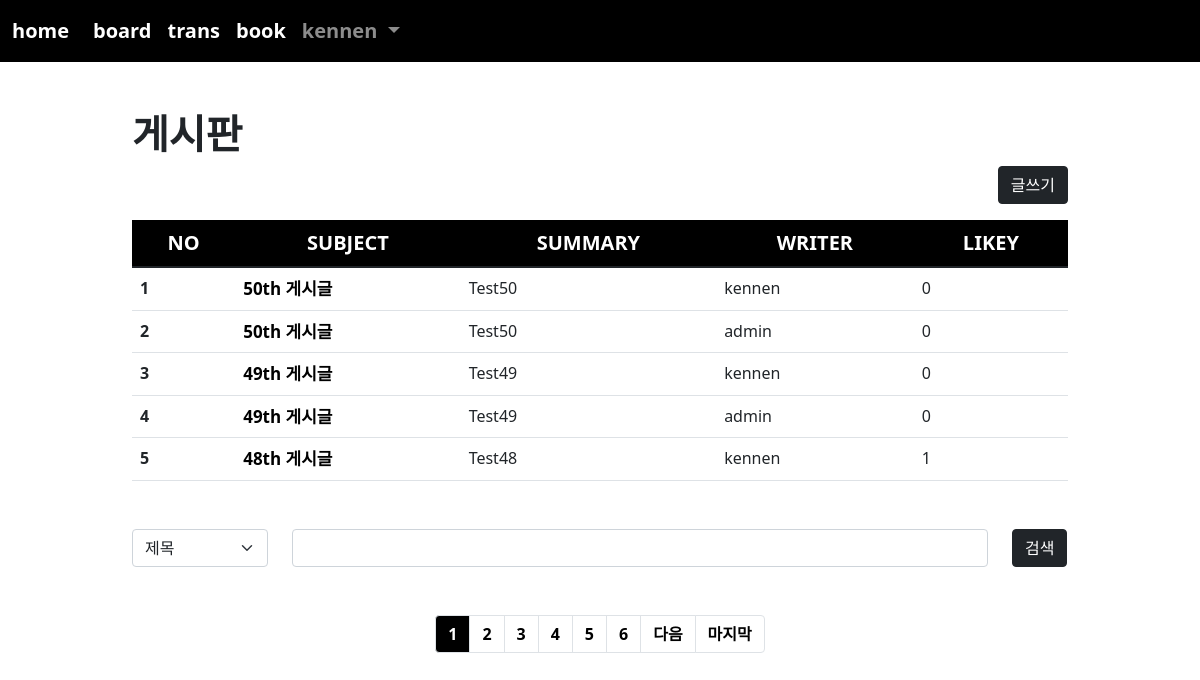
Page /board/index/ (signed in) on the committed database.
### acc/models.py (models this page shows, shortened)
class User(AbstractUser):
    comment = models.TextField()
    point = models.IntegerField(default=0)
    age = models.IntegerField(default=0)
    pic = models.ImageField(upload_to="user/%y/%m")

### board/models.py (models this page shows, shortened)
class Board(models.Model):
    subject = models.CharField(max_length=200)
    writer = models.ForeignKey(User,on_delete= models.CASCADE ,related_name="writer")
    content = models.TextField()
    likey = models.ManyToManyField(User,blank=True,related_name="likey")
    pubdate = models.DateTimeField()
    def summary(self):
        if len(self.content) > 100:
            return f"{self.content[:100]} ..."
        return self.content

### board/views.py (the view)
# urls.py: path('index/',views.index,name="index"),
def index(request):
    cate = request.GET.get("cate","")
    kw = request.GET.get("kw","")
    pg = request.GET.get("page",1)
    if kw:
        if cate == "sub":
            b = Board.objects.filter(subject__contains=kw)
        elif cate == "wri":
            from acc.models import User
            try:
                u = User.objects.get(username=kw)
                b = Board.objects.filter(writer=u)
            except:
                b = Board.objects.none()
        else:
            b = Board.objects.filter(content__contains=kw)
    else:
        b = Board.objects.all()
    b = b.order_by('-pubdate')
    pag = Paginator(b, 5)
    obj = pag.get_page(pg)
    context={
        "blist":obj,
        "cate":cate,
        "kw":kw,
    }
    return render(request,"board/index.html",context)

### template/board/index.html (shortened to what this page needs)
{%extends 'base.html'%}
{%block con%}
    <div class="container mt-5" style="width:80%">
        <h1><b>게시판</b></h1>
        <div class="text-end">
            <a href="{%url 'board:create'%}" class="btn btn-dark">글쓰기</a>
        </div>
        <table class="table table-hover mt-3" >
            <thead class="text-center"style="background-color:black; color:white; font-weight:bold; font-size:20px;">
                <tr>
                    <th scope="col">NO</th>
                    <th scope="col">SUBJECT</th>
                    <th scope="col">SUMMARY</th>
                    <th scope="col">WRITER</th>
                    <th scope="col">LIKEY</th>
                </tr>
            </thead>
            <tbody>
                {%if blist%}
                    {%for i in blist%}
                        <tr>
                            <th scope="row">{{forloop.counter}}</th>
                            <td><a class="sub" href="{%url 'board:detail' i.id%}">{{i.subject}}</a></td>
                            <td>{{i.summary}} {%if i.reply_set.count%}<sup style="color:red;"><b>댓글:{{i.reply_set.count}}</b></sup>{%endif%}</td>
                            <td>{{i.writer}}</td>
                            <td>{{i.likey.count}}</td>
                        </tr>
                    {%endfor%}
                {%endif%}
            </tbody>
          </table>
          <form>
            <div class="row mt-5 mb-5">
                <div class="col-lg-2">
                    <select name="cate" class="form-select" aria-label="Default select example">
                        <option value="sub" {% if cate == 'sub' %} selected {%endif%}>제목</option>
                    </select>
                </div>
                <div class="col-lg-9">
                    <input type="text" name="kw" class="form-control" value="{{kw}}">
                </div>
                <div class="col-lg-1">
                    <button class="btn btn-dark">검색</button>
                </div>
            </div>
          </form>
          <nav aria-label="Page navigation example" class="mt-3">
            <ul class="pagination justify-content-center">
                {%for i in blist.paginator.page_range%}
                    {%if blist.number|add:5 >= i and blist.number|add:-5 <= i%}
                <li class="page-item">
                    <a class="page-link {% if blist.number == i %} acpg {%else%} pg {% endif %}" href="{%url 'board:index'%}?page={{i}}&cate={{cate}}&kw={{kw}}" >{{i}}</a>
                </li>
                    {%endif%}
                {%endfor%}
                {%if blist.has_next%}
                    <li class="page-item">
                        <a class="page-link pg" href="{%url 'board:index'%}?page={{blist.next_page_number}}&cate={{cate}}&kw={{kw}}">다음</a>
                    </li>
                    <li class="page-item">
                        <a class="page-link pg" href="{%url 'board:index'%}?page={{blist.paginator.num_pages}}&cate={{cate}}&kw={{kw}}">마지막</a>
                    </li>
                {%endif%}
            </ul>
        </nav>
    </div>
{%endblock%}

### template/base.html (shortened to what this page needs)
<!doctype html>
<html lang="en">
    <head>
        <link href="https://cdn.jsdelivr.net/npm/bootstrap@5.1.3/dist/css/bootstrap.min.css" rel="stylesheet">
    </head>
    <body>
        {% if user.is_authenticated %}
            <nav class="navbar navbar-expand-lg navbar-dark" style="background-color: rgb(0, 0, 0); font-size: 20px; font-weight: bold;">
                <div class="container-fluid">
                    <a class="navbar-brand" href="{%url 'acc:index'%}">home</a>
                    <div class="collapse navbar-collapse" id="navbarSupportedContent">
                        <ul class="navbar-nav me-auto mb-2 mb-lg-0">
                            <li class="nav-item">
                                <a class="nav-link active" aria-current="page" href="{%url 'board:index'%}">board</a>
                            </li>
                            <li class="nav-item">
                                <a class="nav-link active" aria-current="page" href="{%url 'trans:index'%}">trans</a>
                            </li>
                            <li class="nav-item">
                                <a class="nav-link active" aria-current="page" href="{%url 'book:index'%}">book</a>
                            </li>
                            <li class="nav-item dropdown">
                                <a class="nav-link dropdown-toggle" href="#" id="navbarDropdown" role="button" data-bs-toggle="dropdown" aria-expanded="false">
                                {{user.username}}
                                </a>
                            </li>
                        </ul>
                    </div>
                </div>
            </nav>
        {% endif %}
        {%if user.is_authenticated%}
            {% block con %}{% endblock %}
        {%endif%}
    </body>
</html>

### template/board/index.html (style rules this page uses)
a.sub { text-decoration:none; color:black; font-weight: bold; font-size:17px; }
.pg { color : black; font-weight: bold; }
.acpg , .pg:hover { color: white; background-color: black; font-weight: bold; }

### rows in the picture
User: username "kennen"
Board: subject "50th 게시글", summary "Test50", writer "kennen", likey.count "0"
Board: subject "50th 게시글", summary "Test50", writer "admin", likey.count "0"
Board: subject "49th 게시글", summary "Test49", writer "kennen", likey.count "0"
Board: subject "49th 게시글", summary "Test49", writer "admin", likey.count "0"
Board: subject "48th 게시글", summary "Test48", writer "kennen", likey.count "1"

### other values in the picture
{{ i }} "1" "2" "3" "4" "5" "6"
